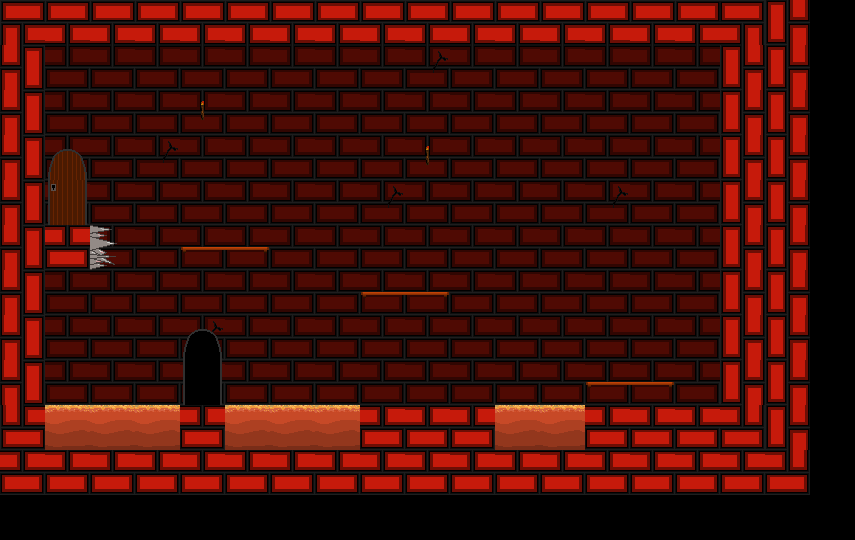

A level layout from a 2D game, rendered from its tile map. Below: a short description, then the map file with its tile-grid data intact:
An orthogonal 19x12 tile map with 45x45 px tiles, 2 tile layers (briques, obstacles), 3 tilesets.

<map version="1.5" tiledversion="1.7.2" orientation="orthogonal" renderorder="right-down" width="19" height="12" tilewidth="45" tileheight="45" infinite="0" nextlayerid="3" nextobjectid="1">
 <tileset firstgid="1" name="briques_fond" tilewidth="45" tileheight="45" tilecount="16" columns="4">
  <image source="briques_fond.png" width="180" height="180" />
 </tileset>
 <tileset firstgid="17" name="briques sol" tilewidth="45" tileheight="45" tilecount="42" columns="6">
  <image source="briques sol.png" width="270" height="315" />
 </tileset>
 <tileset firstgid="59" name="decor" tilewidth="45" tileheight="45" tilecount="16" columns="4">
  <image source="decor.png" width="180" height="180" />
 </tileset>
 <layer id="1" name="briques" width="19" height="12">
  <data encoding="csv">
23,19,19,19,19,19,19,19,19,19,19,19,19,19,19,19,0,0,0,
18,1,1,1,1,1,1,1,1,2,1,1,1,1,1,3,0,0,0,
18,1,1,1,3,1,1,1,1,1,1,1,1,1,1,2,0,0,0,
18,1,1,2,1,1,1,1,1,3,1,1,1,1,1,1,0,0,0,
18,1,1,1,1,1,1,1,2,1,1,1,1,2,1,1,0,0,0,
18,17,1,1,1,1,1,1,1,1,1,1,1,1,1,1,0,0,0,
18,1,1,1,1,1,1,1,1,1,1,1,1,1,1,1,0,0,0,
18,1,1,1,2,1,1,1,1,1,1,1,1,1,1,2,0,0,0,
18,1,1,1,1,1,1,1,1,1,1,1,1,1,1,1,0,0,0,
2147483669,58,58,58,17,58,58,58,17,17,17,58,58,17,17,17,0,0,0,
17,17,17,17,17,17,17,17,17,17,17,17,17,17,17,17,0,0,0,
0,0,0,0,0,0,0,0,0,0,0,0,0,0,0,0,0,0,0
</data>
 </layer>
 <layer id="2" name="obstacles" width="19" height="12">
  <data encoding="csv">
0,0,0,0,0,0,0,0,0,0,0,0,0,0,0,19,2147483671,20,0,
0,0,0,0,0,0,0,0,0,0,0,0,0,0,0,1,20,20,0,
0,0,0,0,0,0,0,0,0,0,0,0,0,0,0,1,20,20,0,
0,67,0,0,0,0,0,0,0,0,0,0,0,0,0,1,20,20,0,
0,68,0,0,0,0,0,0,0,0,0,0,0,0,0,1,20,20,0,
0,0,2684354632,0,60,61,0,0,0,0,0,0,0,0,0,1,20,20,0,
0,0,0,0,0,0,0,0,60,61,0,0,0,0,0,1,20,20,0,
0,0,0,0,65,0,0,0,0,0,0,0,0,0,0,1,20,20,0,
0,0,0,0,66,0,0,0,0,0,0,0,0,60,61,1,20,20,0,
0,0,0,0,0,0,0,0,0,0,0,0,0,0,0,17,21,20,0,
0,0,0,0,0,0,0,0,0,0,0,0,0,0,0,17,17,21,0,
0,0,0,0,0,0,0,0,0,0,0,0,0,0,0,0,0,0,0
</data>
 </layer>
</map>